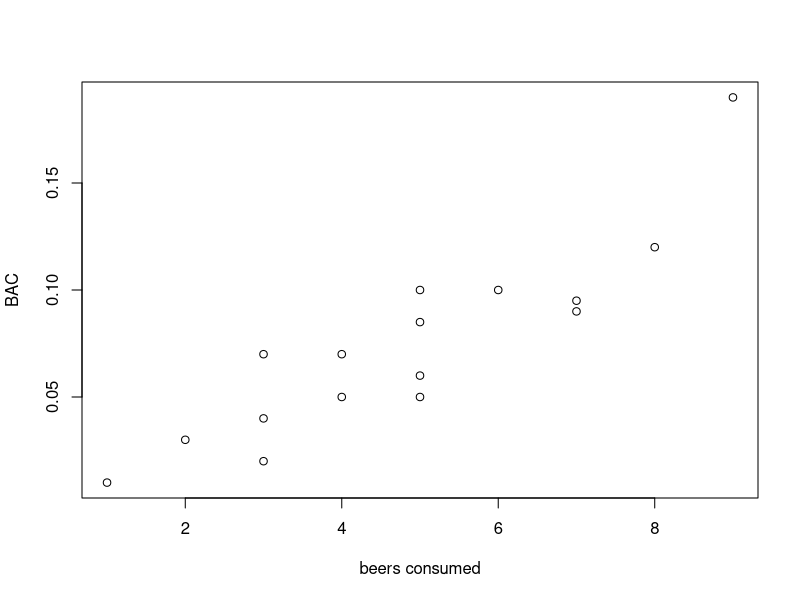
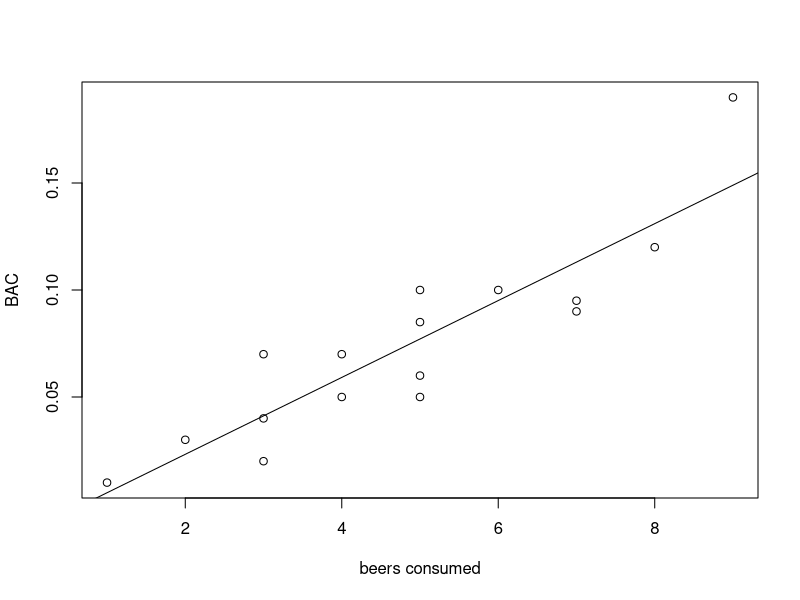
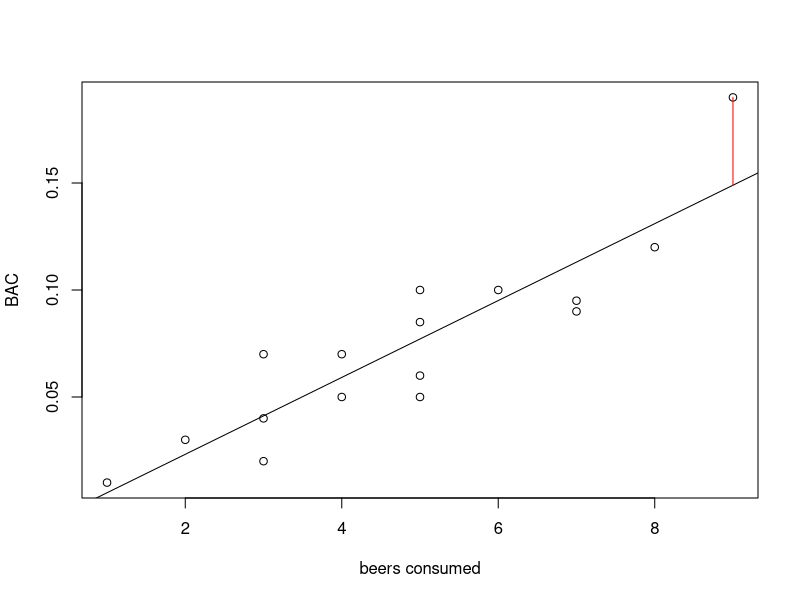
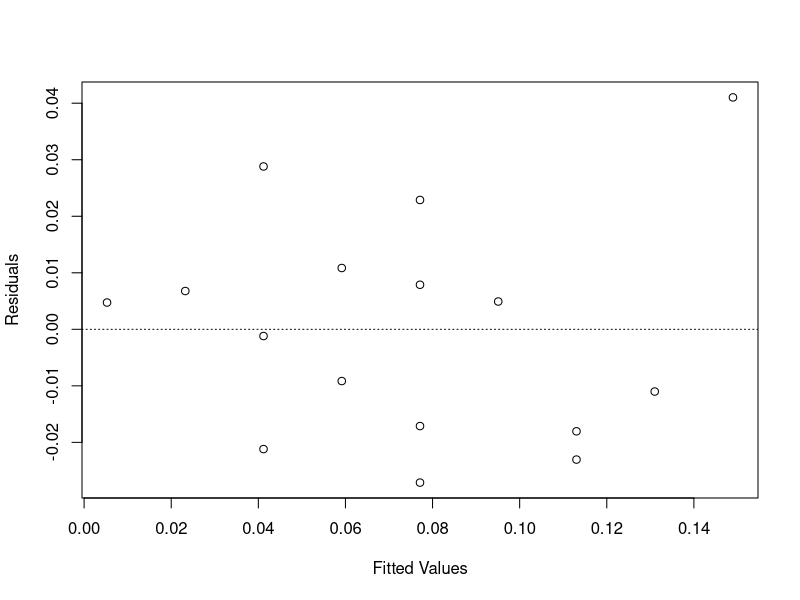
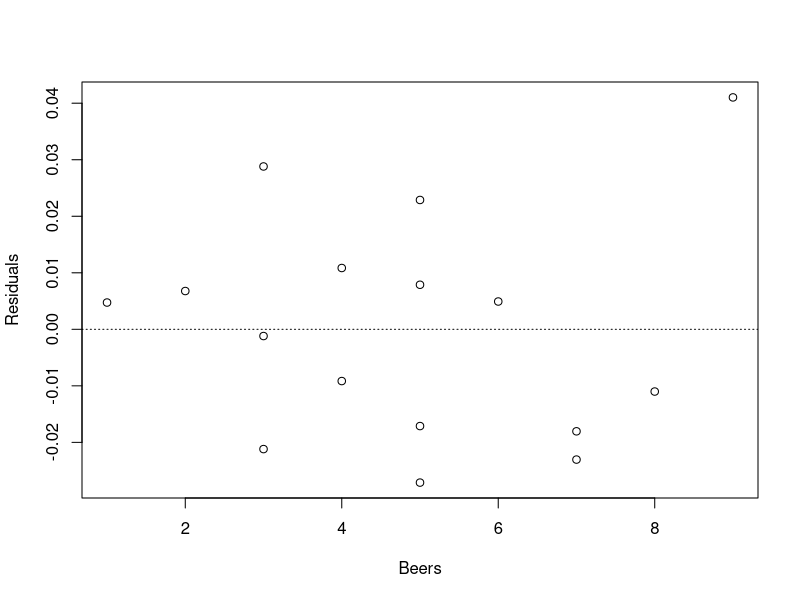
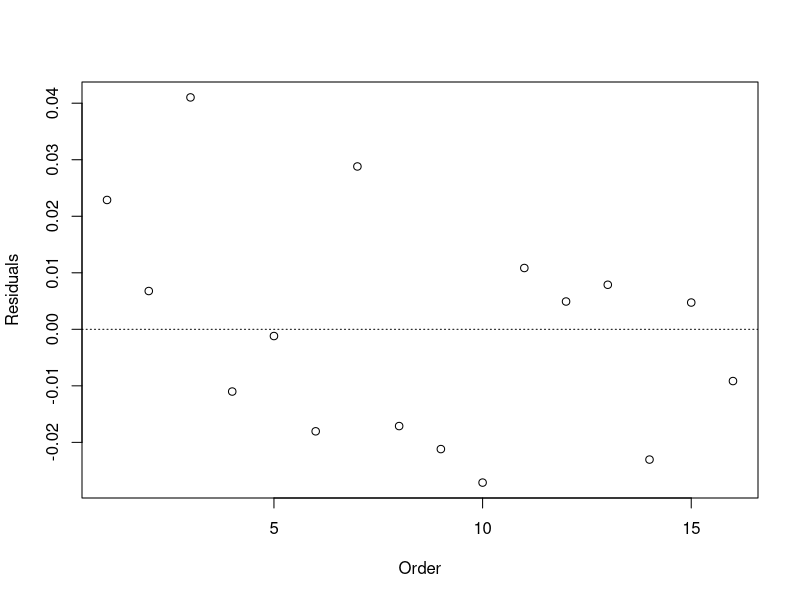
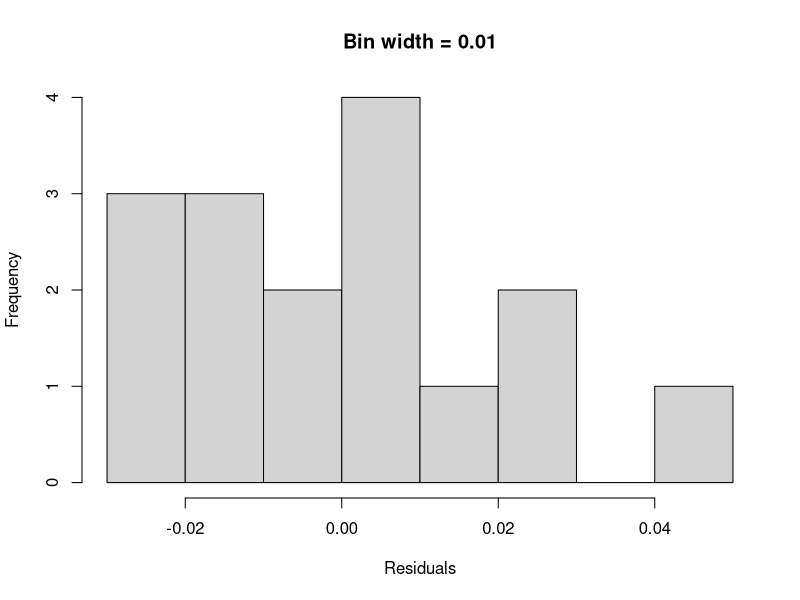
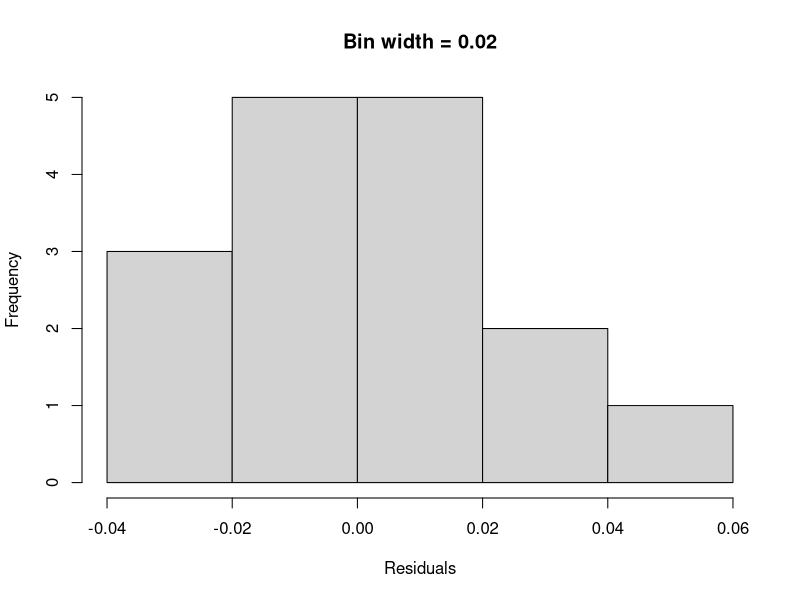

The R source for these figures, in order:
## ---- chunk 1
knitr::opts_chunk$set(fig.width = 4, fig.height = 4, fig.align = "center") 
## ---- chunk 2
beer <- read.table("data/beer.txt", head = T)
with(beer, plot(BAC ~ Beers, xlab = "beers consumed"))
## ---- chunk 3
fm1 <- with(beer, lm(BAC ~ Beers))
summary(fm1)
## ---- chunk 4
with(beer, plot(BAC ~ Beers, xlab = "beers consumed"))
abline(fm1)
## ---- chunk 5
with(beer, plot(BAC ~ Beers, xlab = "beers consumed"))
abline(fm1)
segments(x0 = 9, y0 = 0.19, y1 = fitted(fm1)[3], col = "red")
## ---- chunk 6
fm1 <- lm(BAC ~ Beers, data = beer)

# The '<-' is the assignment operator.
# Here, the output produced by the call to 'lm' is stored in memory under
# the name 'fm1'.  We can learn about 'fm1' by asking for a summary.

summary(fm1)
## ---- chunk 7
anova(fm1)
## ---- chunk 8
plot(resid(fm1) ~ fitted(fm1), xlab = "Fitted Values", ylab = "Residuals")
abline(h = 0, lty = "dotted")
## ---- chunk 9
plot(resid(fm1) ~ beer$Beers, xlab = "Beers", ylab = "Residuals")
abline(h = 0, lty = "dotted")
## ---- chunk 10
plot(resid(fm1), xlab = "Order", ylab = "Residuals")
abline(h = 0, lty = "dotted")
## ---- chunk 11
hist(resid(fm1), main = "Bin width = 0.01", xlab = "Residuals")
hist(resid(fm1), main = "Bin width = 0.02", xlab = "Residuals", breaks = 4)
## ---- chunk 12
qqnorm(resid(fm1))
qqline(resid(fm1))
## ---- chunk 13
movie <- read.table("data/movie.txt", head = T, stringsAsFactors = T)

with(movie, plot(BoxOffice ~ Score, xlab = "Average rating", ylab = "Box office take"))
fm1 <- lm(BoxOffice ~ Score, data = movie)
abline(fm1)
## ---- chunk 14
plot(resid(fm1) ~ fitted(fm1), xlab = "Fitted value", ylab = "Residual")
abline(h = 0,lty = "dashed")

qqnorm(resid(fm1),main = "QQ plot, movie data")
qqline(resid(fm1))
## ---- chunk 15
fm2 <- lm(sqrt(BoxOffice) ~ Score, data = movie)
summary(fm2)

plot(fm2)
## ---- chunk 16
fm3 <- lm(log(BoxOffice) ~ Score, data = movie)
summary(fm3)

plot(fm3)
## ---- chunk 17
cars <- read.table("data/cars.txt", head = T)

with(cars, plot(mpghw ~ weight, xlab = "Vehicle weight (lbs)", ylab = "Highway mpg"))
fm1 <- lm(mpghw ~ weight, data = cars)
abline(fm1)

plot(resid(fm1) ~ fitted(fm1), xlab = "Fitted value", ylab = "Residual")
abline(h = 0,lty = "dashed")
